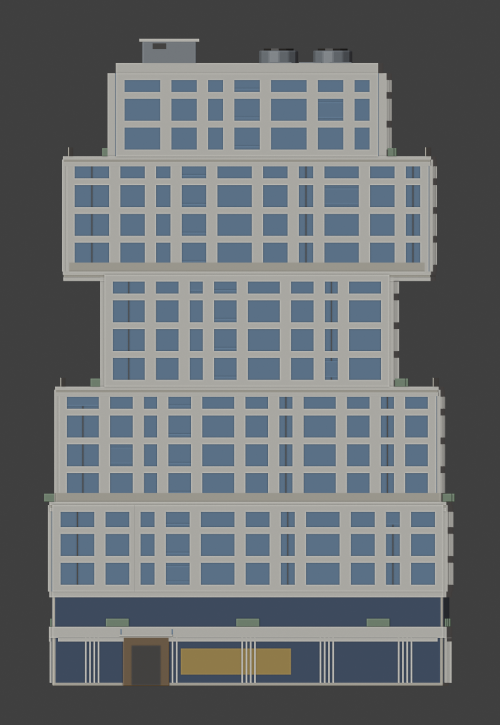
#> input picture artifacts/one-steuart-lane/one-steuart-lane-north.png, 1000 x 1450 px (shown at 1/2 size); its folder holds 4 pictures in this run
$ python make_contact_sheet.py
#> lines starting #> are read from the running program, lines starting #| are printed output that depends on the picture
"""Compose the One Steuart Lane review contact sheet from the rendered tiles.

    python3 make_contact_sheet.py [--dir DIR] [--prefix one-steuart-lane]

Plain Pillow rather than Blender's compositor: Blender 5.x replaced
`Scene.node_tree` with a compositing node group, and a 3x3 photo montage is not
worth a version-sensitive dependency.

The aerial three-quarter down the east corner is the hero, because for this asset
the alternating stack is the subject and it only reads on a corner.
"""

import argparse
import os

from PIL import Image, ImageDraw, ImageFont

CELL = (620, 640)
COLS = 4
BG = (219, 205, 176)
INK = (58, 53, 48)
TILES = [
    ("aerial", "AERIAL 3/4 — east corner, 40 deg down: the stack"),
    ("top", "TOP — roof: PV field, cooling towers, penthouse crest, BMU"),
    ("aerial-night", "NIGHT — under-slab bands + lobby + scattered units"),
    ("north", "STEUART LANE elevation (NE 44.2) — entrance, Bay side"),
    ("east", "SOUTH-EAST flank (134.8) — block interior"),
    ("south", "SOUTH-WEST flank (224.5) — block interior"),
    ("west", "HOWARD STREET elevation (NW 314.9) — deep terrace bay"),
]


def font(size):
    for path in (
        "/System/Library/Fonts/Supplemental/Arial Bold.ttf",
        "/System/Library/Fonts/Helvetica.ttc",
    ):
        if os.path.exists(path):
            try:
                return ImageFont.truetype(path, size)
            except OSError:
                pass
    return ImageFont.load_default()


def main():
    here = os.path.dirname(os.path.abspath(__file__))
    ap = argparse.ArgumentParser()
    ap.add_argument("--dir", default=here)
    ap.add_argument("--prefix", default="one-steuart-lane")
    args = ap.parse_args()

    present = [
        (name, label)
        for name, label in TILES
        if os.path.exists(os.path.join(args.dir, f"{args.prefix}-{name}.png"))
    ]
    rows = (len(present) + COLS - 1) // COLS
    sheet = Image.new("RGB", (CELL[0] * COLS, CELL[1] * rows), BG)
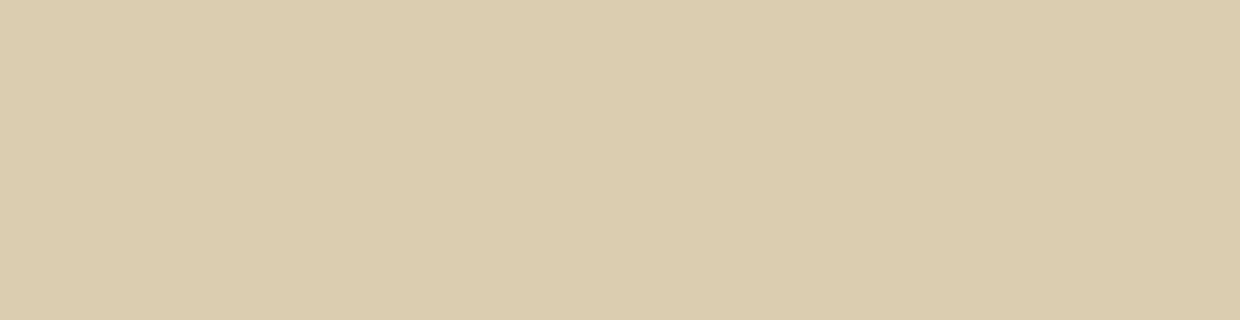
#> sheet: PIL image 2480x640 RGB (shown at 1/2 size); mean R, G, B 219, 205, 176
    draw = ImageDraw.Draw(sheet)
    fnt = font(19)

    for i, (name, label) in enumerate(present):
        img = Image.open(os.path.join(args.dir, f"{args.prefix}-{name}.png")).convert("RGB")
        img.thumbnail((CELL[0] - 16, CELL[1] - 46), Image.LANCZOS)
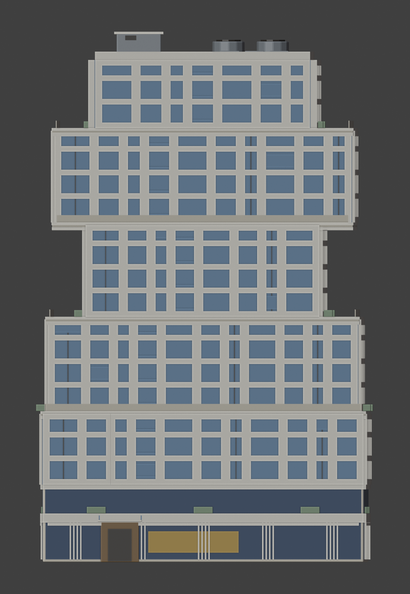
#> img: PIL image 410x594 RGB; mean R, G, B 104.1, 108.8, 111.9
        col, row = i % COLS, i // COLS
        ox = col * CELL[0] + (CELL[0] - img.width) // 2
#> ox = 105
        oy = row * CELL[1] + 34 + (CELL[1] - 46 - img.height) // 2
#> oy = 34
        sheet.paste(img, (ox, oy))
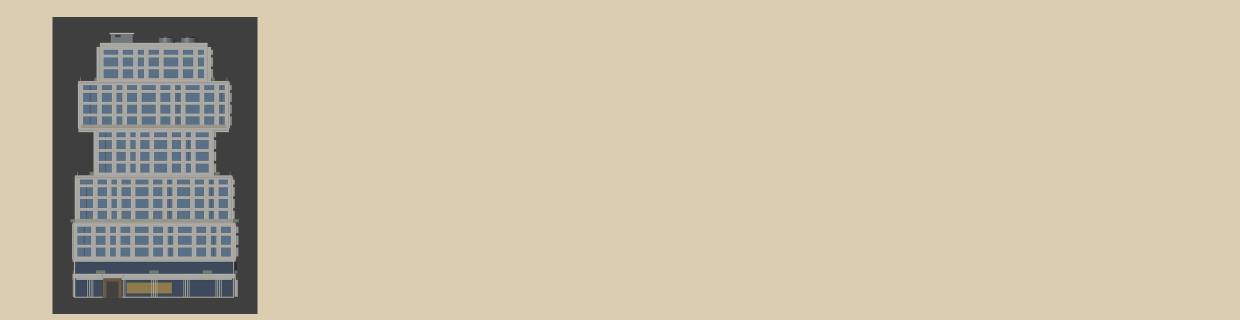
#> sheet: PIL image 2480x640 RGB (shown at 1/2 size); mean R, G, B 201.4, 190.2, 166.2
        draw.text((col * CELL[0] + 14, row * CELL[1] + 10), label, font=fnt, fill=INK)
#> pass 2 of the loop in main, `for i, (name, label) in enumerate(present):`:
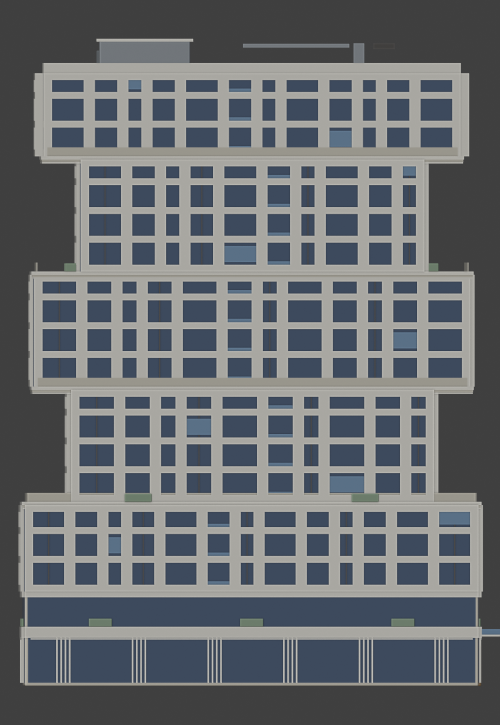
#> input picture artifacts/one-steuart-lane/one-steuart-lane-east.png, 1000 x 1450 px (shown at 1/2 size)
#> in main, `img.thumbnail((CELL[0] - 16, CELL[1] - 46), Image.LANCZOS)`:
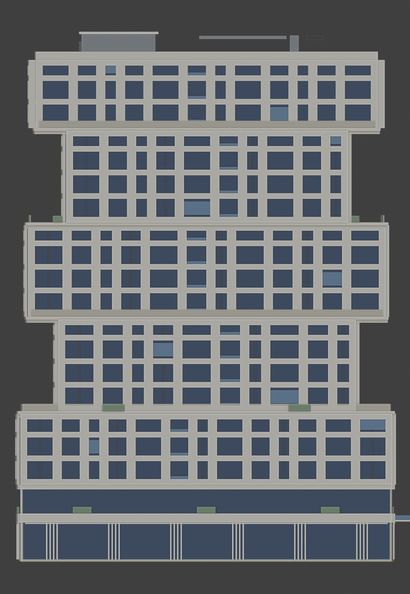
#> img: PIL image 410x594 RGB; mean R, G, B 104, 107.8, 111.5
#> in main, `sheet.paste(img, (ox, oy))`:
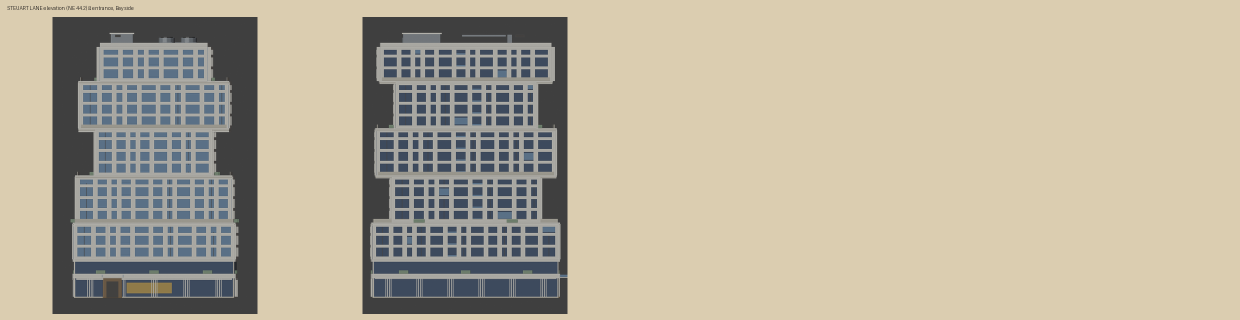
#> sheet: PIL image 2480x640 RGB (shown at 1/2 size); mean R, G, B 183.7, 175.3, 156.2
#> pass 3 of the loop in main, `for i, (name, label) in enumerate(present):`:
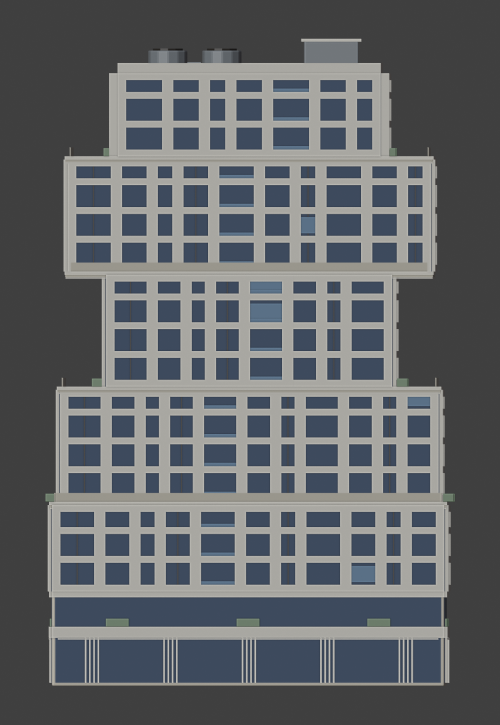
#> input picture artifacts/one-steuart-lane/one-steuart-lane-south.png, 1000 x 1450 px (shown at 1/2 size)
#> in main, `img.thumbnail((CELL[0] - 16, CELL[1] - 46), Image.LANCZOS)`:
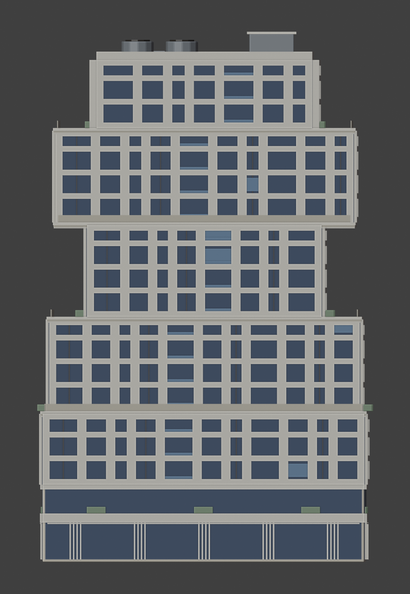
#> img: PIL image 410x594 RGB; mean R, G, B 97.4, 100.7, 103.9
#> in main, `sheet.paste(img, (ox, oy))`:
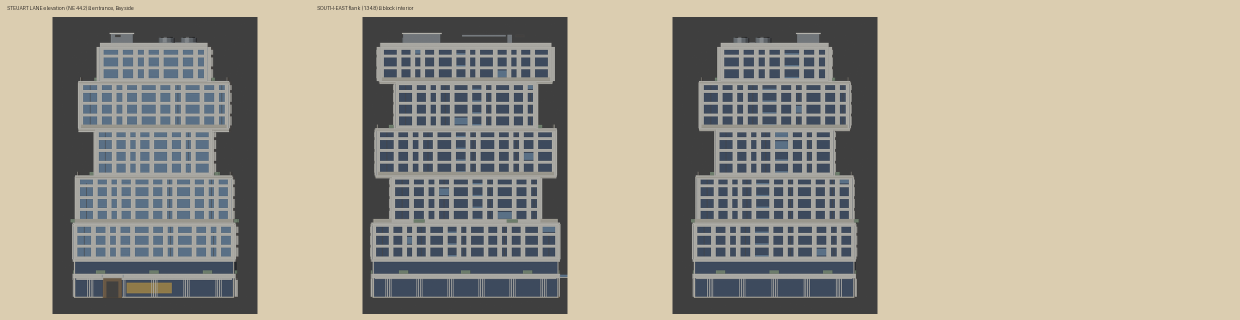
#> sheet: PIL image 2480x640 RGB (shown at 1/2 size); mean R, G, B 165, 159.2, 145.1

    out = os.path.join(args.dir, f"{args.prefix}-contact-sheet.png")
    sheet.save(out)
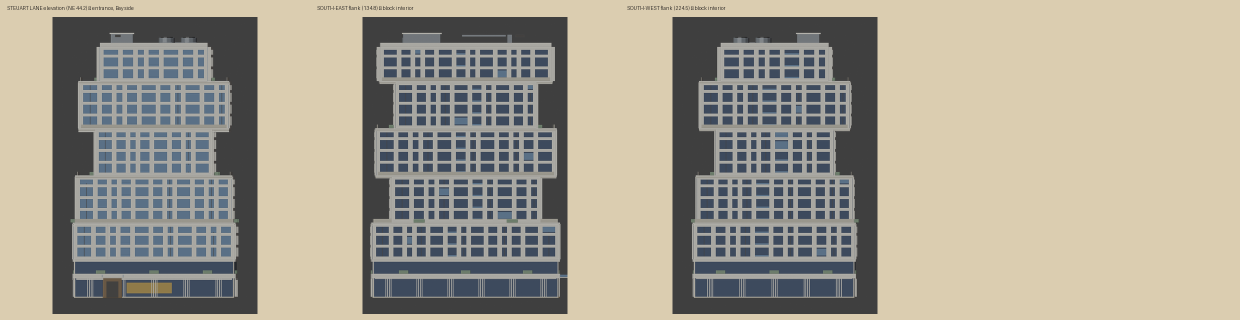
#> saved as one-steuart-lane-contact-sheet.png: PIL image 2480x640 RGB (shown at 1/2 size); mean R, G, B 164.9, 159.2, 145.1
    print(f"[sheet] {out} ({len(present)} tiles)")


if __name__ == "__main__":
    main()
